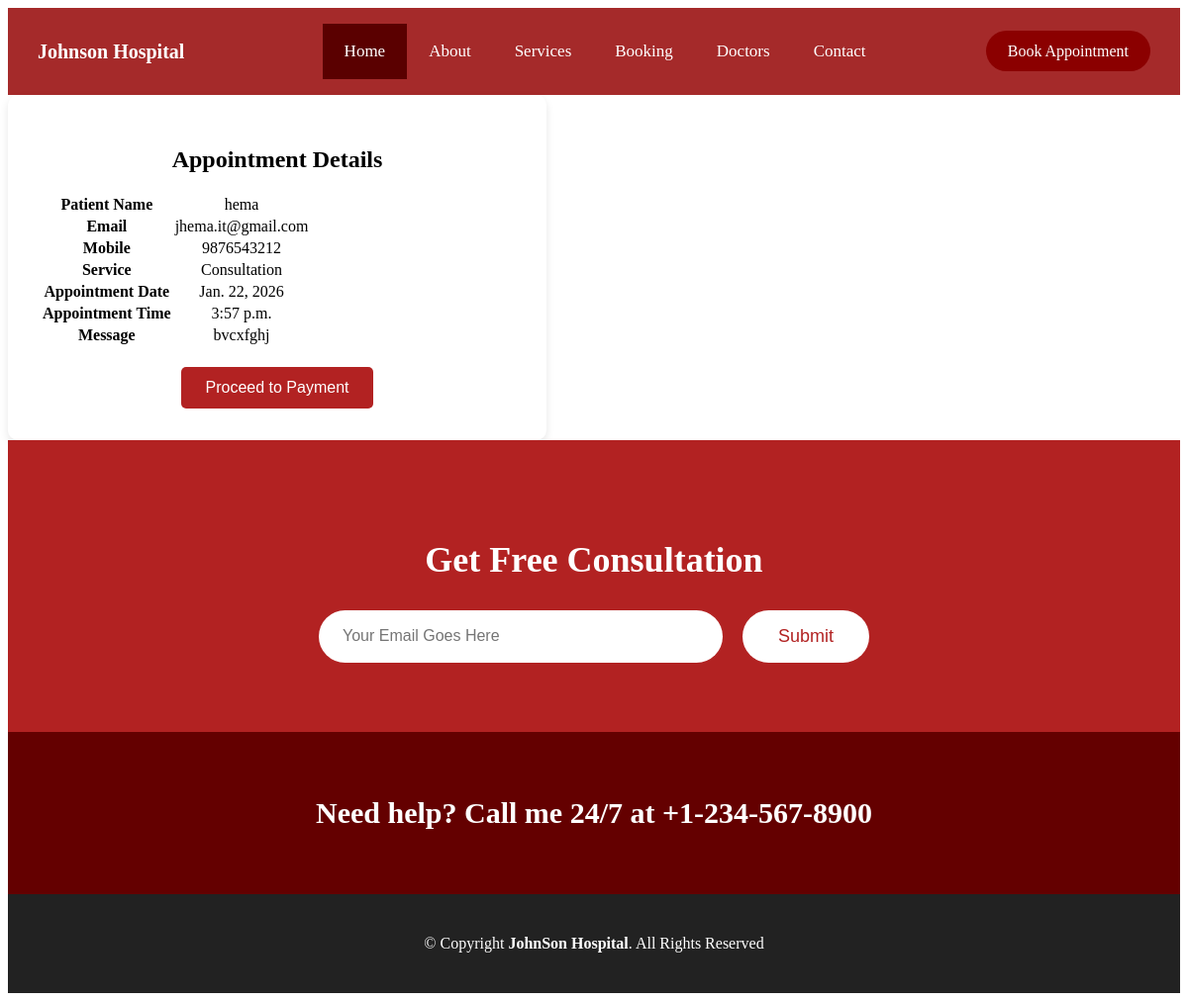
The app's page /appointment/1/ with its own data.
### core/models.py (models this page shows, shortened)
class Appointment(models.Model):
    name = models.CharField(max_length=100, blank=True, null=True)
    email = models.EmailField(blank=True, null=True)
    mobile = models.CharField(max_length=15, blank=True, null=True)
    service = models.CharField(max_length=100, blank=True, null=True)
    appointment_date = models.DateField()
    appointment_time = models.TimeField()
    message = models.TextField(blank=True, null=True)

### core/views.py (the view)
# urls.py: path("appointment/<int:id>/", views.appointment_detail, name="appointment_detail"),
def appointment_detail(request, id):
    appointment = get_object_or_404(Appointment, id=id)
    return render(request, "appointment_detail.html", {"appointment": appointment})

### core/templates/appointment_detail.html
{% extends "base.html" %}
{% block content %}
<div class="container mt-5">
    <div class="card shadow p-4">
        <h2 class="text-center mb-4">Appointment Details</h2>
        <table class="table table-bordered table-striped">
            <tbody>
                <tr>
                    <th>Patient Name</th>
                    <td>{{ appointment.name }}</td>
                </tr>
                <tr>
                    <th>Email</th>
                    <td>{{ appointment.email }}</td>
                </tr>
                <tr>
                    <th>Mobile</th>
                    <td>{{ appointment.mobile }}</td>
                </tr>
                <tr>
                    <th>Service</th>
                    <td>{{ appointment.service }}</td>
                </tr>
                <tr>
                    <th>Appointment Date</th>
                    <td>{{ appointment.appointment_date }}</td>
                </tr>
                <tr>
                    <th>Appointment Time</th>
                    <td>{{ appointment.appointment_time }}</td>
                </tr>
                <tr>
                    <th>Message</th>
                    <td>{{ appointment.message }}</td>
                </tr>
            </tbody>
        </table>
<div style="margin-top:20px;">
    <a href="{% url 'payment' appointment.id %}">
        <button style="
            background:#b22222;
            color:white;
            padding:12px 25px;
            border:none;
            border-radius:5px;
            font-size:16px;
            cursor:pointer;">
            Proceed to Payment
        </button>
    </a>
</div>
    </div>
</div>
{% endblock %}

### core/static/css/style.css (style rules this page uses)
.card { background-color: #fff; border-radius: 10px; box-shadow: 0 4px 8px rgba(0,0,0,0.1); width: 480px; text-align: center; padding: 2rem; transition: transform 0.3s ease; }

### records on screen
Appointment: name "hema", email "jhema.it@gmail.com", mobile "9876543212", service "Consultation", appointment_date "Jan. 22, 2026", appointment_time "3:57 p.m.", message "bvcxfghj"
